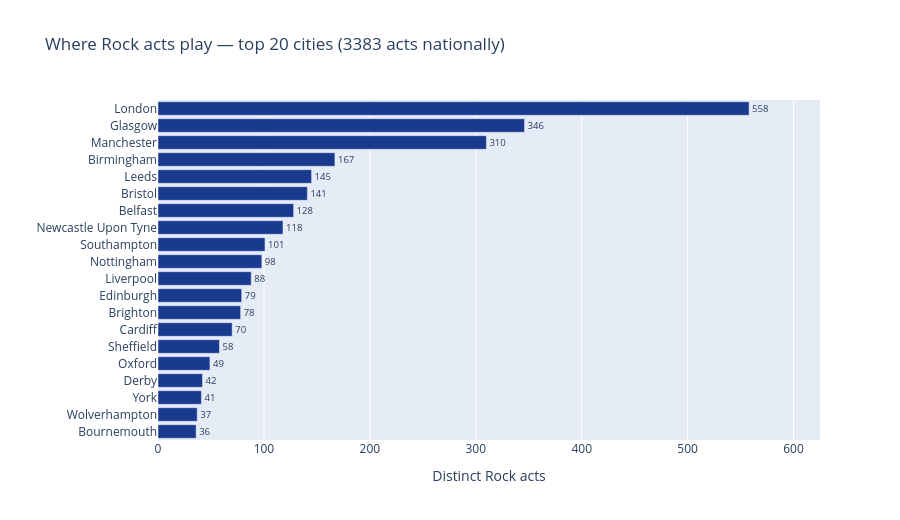

Notebook cell for this chart:
### Code cell
def plot_concentration(genre, top_n=20):
    g = local[local["genre"] == genre]
    d = (g.groupby("city").size()
           .sort_values(ascending=False)
           .head(top_n)
           .to_frame("acts")
           .reset_index())
    d["pct_of_national"] = (d["acts"] / len(g) * 100).round(1)
    d["cumulative"] = d["pct_of_national"].cumsum().round(1)

    fig = px.bar(
        d.sort_values("acts"),
        x="acts", y="city", orientation="h",
        text="acts",
        hover_data={"pct_of_national": ":.1f", "cumulative": ":.1f", "acts": False},
        labels={"acts": f"Distinct {genre} acts", "city": ""},
        title=f"Where {genre} acts play — top {top_n} cities ({len(g)} acts nationally)",
    )
    fig.update_traces(marker_color="#1A3A8F", textposition="outside")
    fig.update_xaxes(range=[0, d["acts"].max() * 1.12])
    fig.update_layout(height=max(400, 26 * len(d)))
    return fig

plot_concentration("Rock").show()

### Figure 1 — Plotly figure (JSON) as saved in the notebook; plotly's stock layout.template omitted (floating-point values rounded to 4 significant figures)
{"data": [{"customdata": [[1.1, 79.5], [1.1, 78.4], [1.2, 77.3], [1.2, 76.1], [1.4, 74.9], [1.7, 73.5], [2.1, 71.8], [2.3, 69.7], [2.3, 67.4], [2.6, 65.1], [2.9, 62.5], [3.0, 59.6], [3.5, 56.6], [3.8, 53.1], [4.2, 49.3], [4.3, 45.1], [4.9, 40.8], [9.2, 35.9], [10.2, 26.7], [16.5, 16.5]], "hovertemplate": "=%{y}<br>pct_of_national=%{customdata[0]:.1f}<br>cumulative=%{customdata[1]:.1f}<extra></extra>", "legendgroup": "", "marker": {"color": "#1A3A8F", "pattern": {"shape": ""}}, "name": "", "orientation": "h", "showlegend": false, "text": [36.0, 37.0, 41.0, 42.0, 49.0, 58.0, 70.0, 78.0, 79.0, 88.0, 98.0, 101.0, 118.0, 128.0, 141.0, 145.0, 167.0, 310.0, 346.0, 558.0], "textposition": "outside", "type": "bar", "x": [36, 37, 41, 42, 49, 58, 70, 78, 79, 88, 98, 101, 118, 128, 141, 145, 167, 310, 346, 558], "xaxis": "x", "y": ["Bournemouth", "Wolverhampton", "York", "Derby", "Oxford", "Sheffield", "Cardiff", "Brighton", "Edinburgh", "Liverpool", "Nottingham", "Southampton", "Newcastle Upon Tyne", "Belfast", "Bristol", "Leeds", "Birmingham", "Manchester", "Glasgow", "London"], "yaxis": "y"}], "layout": {"barmode": "relative", "height": 520, "legend": {"tracegroupgap": 0}, "title": {"text": "Where Rock acts play — top 20 cities (3383 acts nationally)"}, "xaxis": {"anchor": "y", "domain": [0, 1], "range": [0, 625.0], "title": {"text": "Distinct Rock acts"}}, "yaxis": {"anchor": "x", "domain": [0, 1], "title": {"text": ""}}}}
